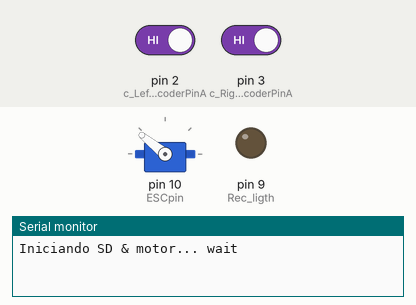
This sketch was run on a simulated Arduino Uno, built with avr-gcc and run on an emulated ATmega328P. On the bench: servo, output pins drawn as LEDs (lit = HIGH), the last lines printed to the serial monitor. Inputs (shaded band) come from the test bench; at power-on: pin 2 (c_LeftEncoderPinA) HIGH, pin 3 (c_RightEncoderPinA) HIGH. Storage starts empty.

Above: at 0.1 s.
At 5.1 s:
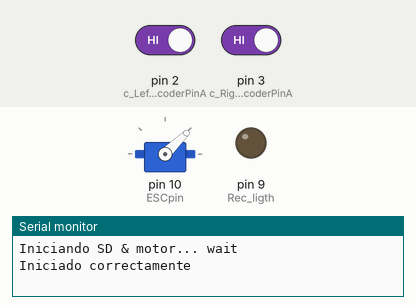
At 5.8 s:
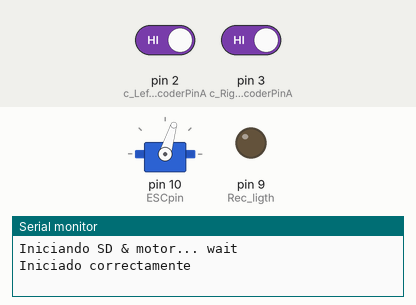
At 6.8 s:
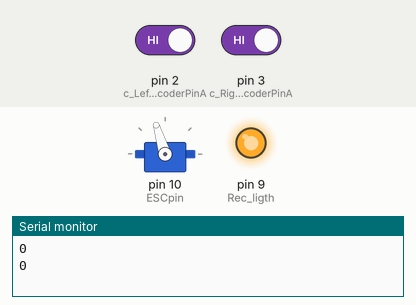
Timing chart, 0 to 8.3 s (numbered marks = the images above):
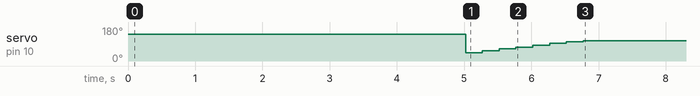

The sketch:

Encoder_SD_ESCmotor.ino
```cpp
/*
 * ESC Motor --> D10
 * MolorLaser: Brushless min valor = 1550 y max valor = 1750
 * //
 * SD
 * cs --> D4
 * sck --> D13
 * mosi --> D11
 * miso --> D12
 * //
 * Encoder
 * left pin --> 2 y pin --> 5
 * right pin --> 3 y pin --> 6
 * //
 * Start pin --> 7
 * Recoding ligth --> 9
 *
 */


#include <digitalWriteFast.h>
#include <Servo.h>

// Quadrature encoders
// encoder 1:
#define c_LeftEncoderInterrupt 0
#define c_LeftEncoderPinA 2
#define c_LeftEncoderPinB 5
#define LeftEncoderIsReversed
volatile bool _LeftEncoderBSet;
volatile long _LeftEncoderTicks = 0;
// encoder 2
#define c_RightEncoderInterrupt 1
#define c_RightEncoderPinA 3
#define c_RightEncoderPinB 6
volatile bool _RightEncoderBSet;
volatile long _RightEncoderTicks = 0;

// SD
#include <SD.h>
File logFile;

//
Servo ESC;
int ESCpin = 10;

//indicador REC
int Rec_ligth = 9;

boolean Recoding = false;

void setup() {
   Serial.begin(9600);

    pinMode(Rec_ligth, OUTPUT);

     // Quadrature encoders
    pinMode(c_LeftEncoderPinA, INPUT);      // sets pin A as input
    digitalWrite(c_LeftEncoderPinA, HIGH);  // turn on pullup resistors
    pinMode(c_LeftEncoderPinB, INPUT);      // sets pin B as input
    digitalWrite(c_LeftEncoderPinB, HIGH);  // turn on pullup resistors
    attachInterrupt(c_LeftEncoderInterrupt, HandleLeftMotorInterruptA, RISING);
      // Right encoder
    pinMode(c_RightEncoderPinA, INPUT);      // sets pin A as input
    digitalWrite(c_RightEncoderPinA, HIGH);  // turn on pullup resistors
    pinMode(c_RightEncoderPinB, INPUT);      // sets pin B as input
    digitalWrite(c_RightEncoderPinB, HIGH);  // turn on pullup resistors
    attachInterrupt(c_RightEncoderInterrupt, HandleRightMotorInterruptA, RISING);
    // SD
    Serial.println(F("Iniciando SD & motor... wait"));
    if (!SD.begin(4))
    {
      Serial.println(F("Error al iniciar"));
      return;
    }

    //Motor brushless del laser
    ESC.attach(ESCpin);
    //Activar el ESC
    ESC.writeMicroseconds(2000); //1000 = 1ms
    //Cambia el 1000 anterior por 2000 si
    //tu ESC se activa con un pulso de 2ms
    delay(4000); //Esperar 5 segundos para hacer la activacion
    // Separe la variable Servo de su pin
    ESC.detach();
    delay(1000);
    Serial.println(F("Iniciado correctamente"));

    //INICIA Motor
    ESC.attach(ESCpin);
    for (int i = 1000; i <1700; i= i+100) {
     ESC.writeMicroseconds(i);
     delay(250);
     //Serial.println(i);
    }
    ESC.writeMicroseconds(1650);
    Serial.println(F("Motor ON"));

    digitalWrite(Rec_ligth, HIGH);

}

void loop() {

  Serial.println(_RightEncoderTicks);
  Serial.println(_LeftEncoderTicks);
  Serial.println(" ");

  // REC start
  if(_RightEncoderTicks >100){
    Recoding = true;
  }

  if(Recoding){
      digitalWrite(Rec_ligth, LOW);
      delay(200);
      digitalWrite(Rec_ligth, HIGH);
      delay(200);

      // Abrir archivo y escribir valor
      logFile = SD.open("odometry.csv", FILE_WRITE);
      if (logFile) {
            logFile.print("Time(ms)=,");
            logFile.print(millis());
            logFile.print(", TicksAdelante=,");
            logFile.print(_LeftEncoderTicks);
            logFile.print(", TicksAtras=,");
            logFile.println(_RightEncoderTicks);
            logFile.close();
      }
      else {
        Serial.println("Error al abrir el archivo");
      }
  }


  delay(100);

}

 // Interrupt service routines for the left motor's quadrature encoder
void HandleLeftMotorInterruptA()
{
  // Test transition; since the interrupt will only fire on 'rising' we don't need to read pin A
  _LeftEncoderBSet = digitalReadFast(c_LeftEncoderPinB);   // read the input pin

  // and adjust counter + if A leads B
  #ifdef LeftEncoderIsReversed
    _LeftEncoderTicks -= _LeftEncoderBSet ? -1 : +1;
  #else
    _LeftEncoderTicks += _LeftEncoderBSet ? -1 : +1;
  #endif
}
// Interrupt service routines for the right motor's quadrature encoder
void HandleRightMotorInterruptA()
{
  // Test transition; since the interrupt will only fire on 'rising' we don't need to read pin A
  _RightEncoderBSet = digitalReadFast(c_RightEncoderPinB);   // read the input pin

  // and adjust counter + if A leads B
  #ifdef RightEncoderIsReversed
    _RightEncoderTicks -= _RightEncoderBSet ? -1 : +1;
  #else
    _RightEncoderTicks += _RightEncoderBSet ? -1 : +1;
  #endif
}
```
